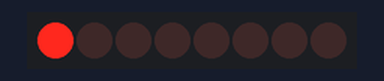
Bench run of a sketch on a simulated Arduino Uno, built with avr-gcc and run on an emulated ATmega328P. Shown: 8 shift-register outputs drawn as a row of LEDs (first output left, lit = HIGH). Wiring (inferred from the names in the program): shift register (74HC595): data pin 11; shift clock pin 12; latch pin 8. Wiring (inferred from the signals the program sends): row of LEDs: on Q0, Q1, Q2, Q3, Q4, Q5, Q6, Q7. What the sketch prints to the serial monitor is not drawn.

Above: at 1.6 s.
At 4.6 s:
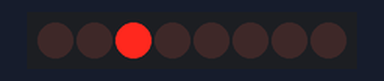
At 9.6 s:
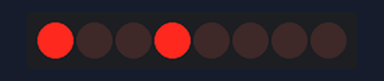
At 15.6 s:
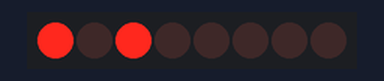
At 22.1 s:
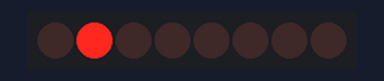
At 33.1 s:
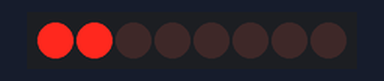
Timing chart, 0 to 40.0 s (numbered marks = the images above):
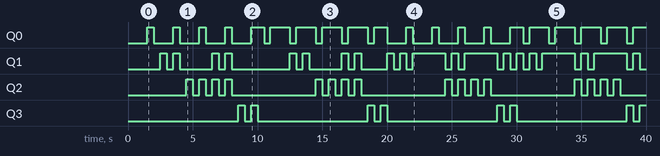

Measured:
- by itself, Q0: LOW → HIGH at 1.5 s, → LOW 0.50 s later, → HIGH 1.5 s later, → LOW 0.50 s later, … (39 changes in this stretch)
- by itself, Q1: LOW → HIGH at 2.5 s, → LOW 0.50 s later, → HIGH 0.50 s later, → LOW 0.50 s later, … (40 changes in this stretch)
- by itself, Q2: repeats every 10.0 s: 3 × (LOW 0.50 s, HIGH 0.50 s), LOW 6.5 s, HIGH 0.50 s
- by itself, Q3: repeats every 10.0 s: LOW 0.50 s, HIGH 0.50 s, LOW 8.5 s, HIGH 0.50 s

The sketch:

_74HC595_test.ino
```cpp
/*
  Shift Register Example
 for 74HC595 shift register

 Created 22 May 2009
 Created 23 Mar 2010
 by Tom Igoe

 */

//Пин подключен к ST_CP входу 74HC595
int latchPin = 8;
//Пин подключен к SH_CP входу 74HC595
int clockPin = 12;
//Пин подключен к DS входу 74HC595
int dataPin = 11;
int i = 0;

void setup() {
  //устанавливаем режим OUTPUT
  pinMode(latchPin, OUTPUT);
  pinMode(dataPin, OUTPUT);
  pinMode(clockPin, OUTPUT);
  Serial.begin(9600);
  Serial.println("reset");
}

void loop() {
  if (Serial.available() > 0) {
    // Символы от '0' до '9'
    // представлены в ASCII таблице значения от 48 до 57.
    int digitToSet = Serial.read() - 47;

    // Записываем HIGH в позицию соответствующую bitToSet
    registerWrite(digitToSet);
  }
  for (int i=0; i < 6; i++){
    for (int j=0; j<10; j++){
      registerWrite(i);
      delay(500);
      registerWrite(j);
      delay(500);
    }
  }
}

// Этот метот записывает байт в регистр
void registerWrite(int digitToSet) {

  //Отключаем вывод на регистре
  digitalWrite(latchPin, LOW);

  // проталкиваем байт в регистр
  shiftOut(dataPin, clockPin, MSBFIRST, digitToSet);

    // "защелкиваем" регистр, чтобы байт появился на его выходах
  digitalWrite(latchPin, HIGH);
}
```
